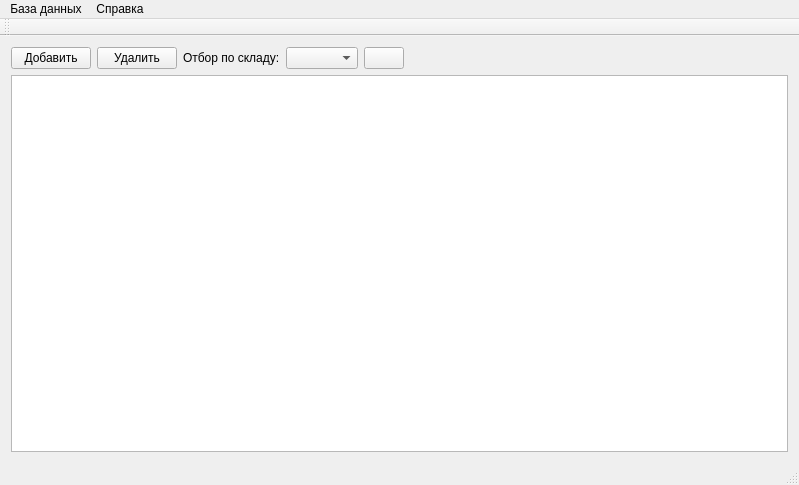
<?xml version="1.0" encoding="UTF-8"?>
<ui version="4.0">
 <class>MainWindow</class>
 <widget class="QMainWindow" name="MainWindow">
  <property name="geometry">
   <rect>
    <x>0</x>
    <y>0</y>
    <width>799</width>
    <height>485</height>
   </rect>
  </property>
  <property name="windowTitle">
   <string>Trade</string>
  </property>
  <property name="windowIcon">
   <iconset resource="icons.qrc">
    <normaloff>:/icons/trade.ico</normaloff>:/icons/trade.ico</iconset>
  </property>
  <widget class="QWidget" name="centralWidget">
   <layout class="QGridLayout" name="gridLayout">
    <item row="0" column="0">
     <layout class="QVBoxLayout" name="verticalLayout">
      <item>
       <layout class="QHBoxLayout" name="horizontalLayout">
        <item>
         <widget class="QPushButton" name="button_add">
          <property name="text">
           <string>Добавить</string>
          </property>
          <property name="icon">
           <iconset resource="icons.qrc">
            <normaloff>:/icons/add.png</normaloff>:/icons/add.png</iconset>
          </property>
         </widget>
        </item>
        <item>
         <widget class="QPushButton" name="button_delete">
          <property name="text">
           <string>Удалить</string>
          </property>
          <property name="icon">
           <iconset resource="icons.qrc">
            <normaloff>:/icons/del.png</normaloff>:/icons/del.png</iconset>
          </property>
         </widget>
        </item>
        <item>
         <widget class="QLabel" name="textFilterStock">
          <property name="text">
           <string>Отбор по складу:</string>
          </property>
         </widget>
        </item>
        <item>
         <widget class="QComboBox" name="filterStock"/>
        </item>
        <item>
         <widget class="QPushButton" name="resetFilter">
          <property name="text">
           <string/>
          </property>
          <property name="icon">
           <iconset resource="icons.qrc">
            <normaloff>:/icons/reset.png</normaloff>:/icons/reset.png</iconset>
          </property>
         </widget>
        </item>
        <item>
         <spacer name="horizontalSpacer">
          <property name="orientation">
           <enum>Qt::Horizontal</enum>
          </property>
          <property name="sizeHint" stdset="0">
           <size>
            <width>40</width>
            <height>20</height>
           </size>
          </property>
         </spacer>
        </item>
       </layout>
      </item>
      <item>
       <widget class="QTableView" name="tableView"/>
      </item>
     </layout>
    </item>
   </layout>
  </widget>
  <widget class="QMenuBar" name="menuBar">
   <property name="geometry">
    <rect>
     <x>0</x>
     <y>0</y>
     <width>799</width>
     <height>21</height>
    </rect>
   </property>
   <widget class="QMenu" name="menu_Database">
    <property name="title">
     <string>База данных</string>
    </property>
    <addaction name="action_nomenclature"/>
    <addaction name="action_stock"/>
    <addaction name="action_purchase"/>
    <addaction name="action_sale"/>
    <addaction name="action_return_sale"/>
    <addaction name="action_remnants"/>
   </widget>
   <widget class="QMenu" name="menu">
    <property name="title">
     <string>Справка</string>
    </property>
    <addaction name="action_CheckUpdate"/>
    <addaction name="action_About"/>
   </widget>
   <addaction name="menu_Database"/>
   <addaction name="menu"/>
  </widget>
  <widget class="QToolBar" name="mainToolBar">
   <attribute name="toolBarArea">
    <enum>TopToolBarArea</enum>
   </attribute>
   <attribute name="toolBarBreak">
    <bool>false</bool>
   </attribute>
  </widget>
  <widget class="QStatusBar" name="statusBar"/>
  <action name="action_CheckUpdate">
   <property name="icon">
    <iconset resource="icons.qrc">
     <normaloff>:/icons/update.png</normaloff>:/icons/update.png</iconset>
   </property>
   <property name="text">
    <string>Проверить обновления</string>
   </property>
  </action>
  <action name="action_About">
   <property name="icon">
    <iconset resource="icons.qrc">
     <normaloff>:/icons/info.png</normaloff>:/icons/info.png</iconset>
   </property>
   <property name="text">
    <string>О программе</string>
   </property>
  </action>
  <action name="action_nomenclature">
   <property name="icon">
    <iconset resource="icons.qrc">
     <normaloff>:/icons/directory.png</normaloff>:/icons/directory.png</iconset>
   </property>
   <property name="text">
    <string>Номенклатура</string>
   </property>
  </action>
  <action name="action_stock">
   <property name="icon">
    <iconset resource="icons.qrc">
     <normaloff>:/icons/directory.png</normaloff>:/icons/directory.png</iconset>
   </property>
   <property name="text">
    <string>Склады</string>
   </property>
  </action>
  <action name="action_remnants">
   <property name="icon">
    <iconset resource="icons.qrc">
     <normaloff>:/icons/report.png</normaloff>:/icons/report.png</iconset>
   </property>
   <property name="text">
    <string>Остатки на складах</string>
   </property>
  </action>
  <action name="action_purchase">
   <property name="icon">
    <iconset resource="icons.qrc">
     <normaloff>:/icons/doc.png</normaloff>:/icons/doc.png</iconset>
   </property>
   <property name="text">
    <string>Закупки</string>
   </property>
  </action>
  <action name="action_sale">
   <property name="icon">
    <iconset resource="icons.qrc">
     <normaloff>:/icons/doc.png</normaloff>:/icons/doc.png</iconset>
   </property>
   <property name="text">
    <string>Продажи</string>
   </property>
  </action>
  <action name="action_return_sale">
   <property name="icon">
    <iconset resource="icons.qrc">
     <normaloff>:/icons/doc.png</normaloff>:/icons/doc.png</iconset>
   </property>
   <property name="text">
    <string>Возвраты от покупателей</string>
   </property>
  </action>
 </widget>
 <layoutdefault spacing="6" margin="11"/>
 <resources>
  <include location="icons.qrc"/>
 </resources>
 <connections/>
</ui>
